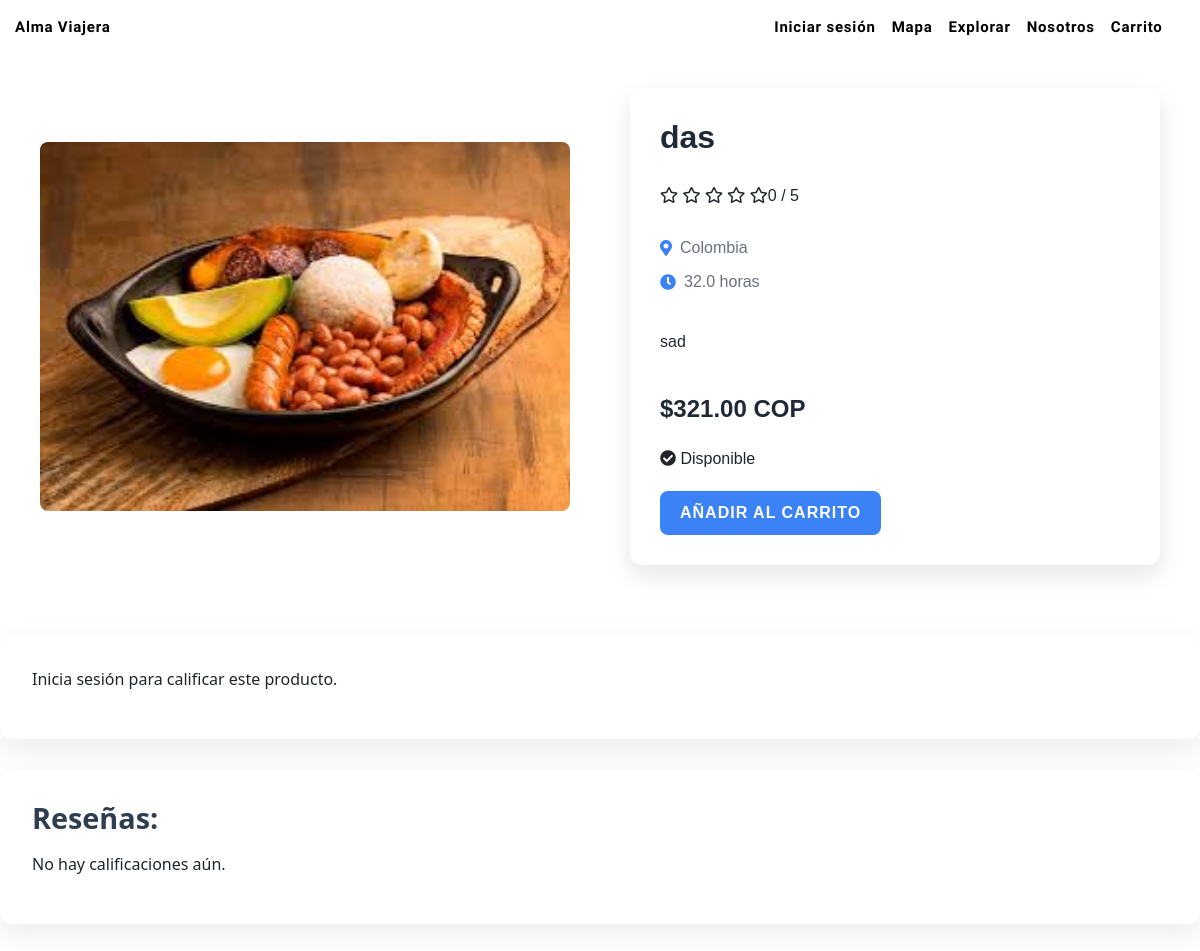
The app's page /item/5/, older data.
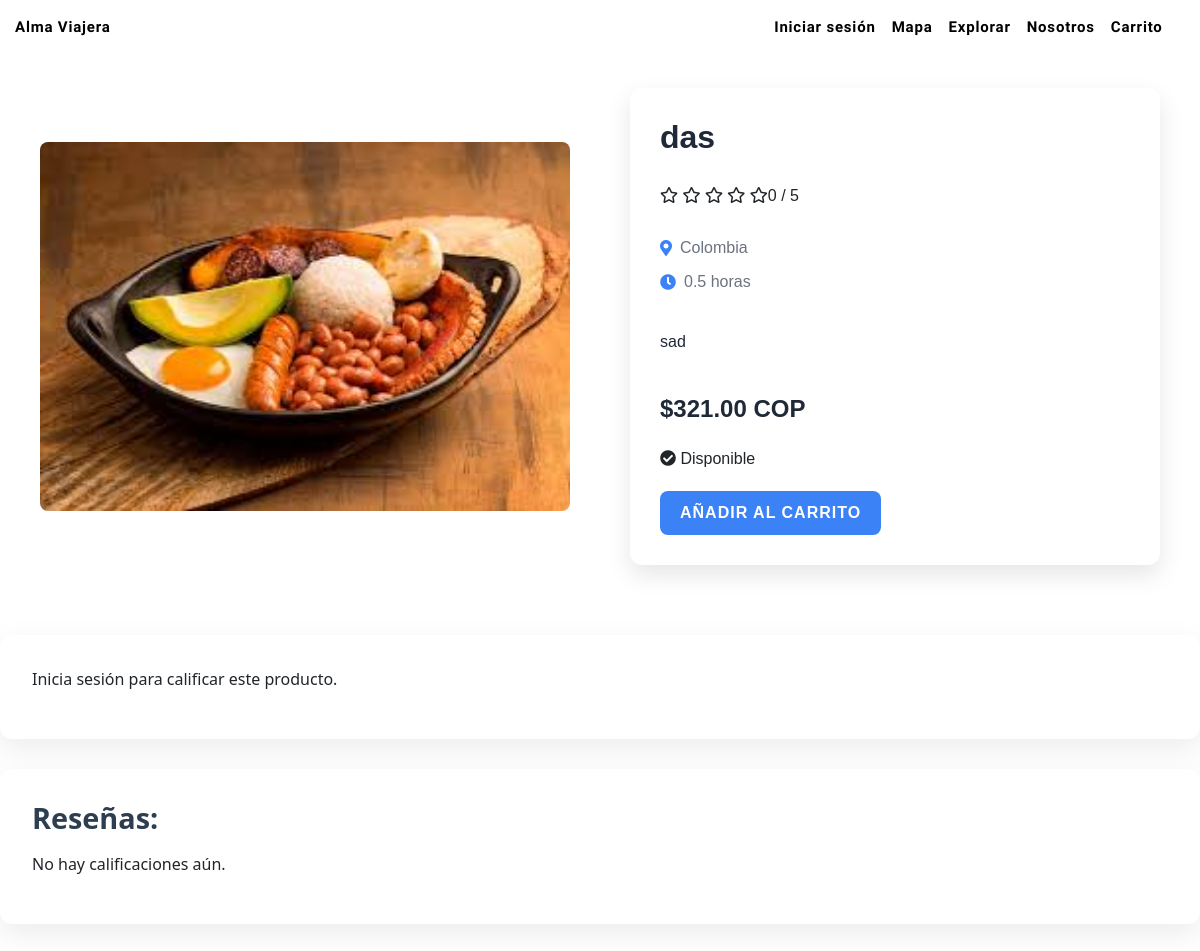
The same page, newer data.
### apps/catalog/models.py (models this page shows, shortened)
class Item(models.Model):
    id = models.AutoField(primary_key=True)
    nombre = models.CharField(max_length=255)
    descripcion = models.TextField()
    precio = models.DecimalField(max_digits=10, decimal_places=2)
    categoria = models.ForeignKey(Categoria, on_delete=models.CASCADE, related_name="items")
    ubicacion = models.CharField(max_length=255, blank=True, null=True)
    imagen = models.ImageField(upload_to="items/", blank=True, null=True)
    tiempo = models.DecimalField(max_digits=4, decimal_places=1, null=True)
    disponibilidad = models.BooleanField(default=True)  # tours/actividades
    stock = models.PositiveIntegerField(blank=True, null=True)  # souvenirs
    vendedor = models.ForeignKey(
        settings.AUTH_USER_MODEL,          # modelo de usuario
        on_delete=models.CASCADE,
        related_name="items_publicados",
    )
    def promedio_calificacion(self):
        calificaciones = self.calificaciones.all()
        if calificaciones.exists():
            return round(sum(c.puntuacion for c in calificaciones) / calificaciones.count(), 2)
        return 0
    def estrellas(self):
        promedio = self.promedio_calificacion() or 0
        llenas = int(promedio)
        media = 1 if (promedio - llenas) >= 0.5 else 0
        vacias = 5 - llenas - media
        return {"llenas": llenas, "media": media, "vacias": vacias}

### apps/catalog/views.py (the view, shortened to what this page needs)
# urls.py: path('item/<int:pk>/', ItemDetailView.as_view(), name='item_detail'),
class ItemDetailView(DetailView):
    model = Item
    template_name = 'catalog/item_detail.html'
    context_object_name = 'item'
    def get_context_data(self, **kwargs):
        context = super().get_context_data(**kwargs)
        item = self.get_object()
        context['calificacion_form'] = CalificacionForm()
        context['promedio_calificacion'] = item.promedio_calificacion()
        context['calificaciones'] = item.calificaciones.all()
        context['rango_estrellas'] = range(1, 6)
        context['estrellas'] = item.estrellas()
        return context

### apps/catalog/templatetags/custom_filters.py (called while the page is built)
@register.filter
def to_range(value):
    return range(value)

### apps/catalog/templates/catalog/item_detail.html (shortened to what this page needs)
{% extends 'base.html' %}
{% load static %}
{% load custom_filters %}
{% block content %}
<link rel="stylesheet" href="{% static 'css/item_detail.css' %}">
<link rel="stylesheet" href="{% static 'css/calificacion.css' %}">
<link href="https://cdnjs.cloudflare.com/ajax/libs/font-awesome/5.15.4/css/all.min.css" rel="stylesheet">
<div class="product-container">
    <div class="product-image">
        <img src="{{ item.imagen.url }}" alt="{{ item.nombre }}">
    </div>
    <div class="product-details-container">
        <div class="product-details">
            <h1 class="product-title">{{ item.nombre }}</h1>
            <div class="product-rating">
                <div class="stars-display">
                    {% for i in estrellas.vacias|to_range %}
                        <i class="far fa-star"></i>
                    {% endfor %}
                </div>
                <span>{{ promedio_calificacion }} / 5</span>
            </div>
            <div class="product-info">
                <div class="info-item">
                    <i class="fas fa-map-marker-alt"></i>
                    <span>{{ item.ubicacion }}</span>
                </div>
                <div class="info-item">
                    <i class="fas fa-clock"></i>
                    <span>{{ item.tiempo }} horas</span>
                </div>
            </div>
            <p class="product-description">
                {{ item.descripcion }}
            </p>
            <div class="product-price">
                <span class="price-value">${{ item.precio }}</span>
                <span class="price-currency">COP</span>
            </div>
            <div class="product-availability">
                {% if item.disponibilidad %}
                    <i class="fas fa-check-circle"></i>
                    <span>Disponible</span>
                {% else %}
                    <i class="fas fa-times-circle"></i>
                    <span>No Disponible</span>
                {% endif %}
            </div>
            <form action="{% url 'cart:agregar_al_carrito' item.id %}" method="post">
                <button type="submit" class="add-to-cart-button">Añadir al Carrito</button>
            </form>
        </div>
    </div>
</div>
<div class="product-rating-form">
    {% if user.is_authenticated %}
        <h3>Califica este producto</h3>
        <form method="post">
            {% csrf_token %}
           <div class="rating-stars">
                {% for i in "12345" %}
                    <input type="radio" id="star{{ i }}" name="puntuacion" value="{{ i }}">
                    <label for="star{{ i }}">&#9733;</label>
                {% endfor %}
           </div>
                        <button type="submit">Calificar</button>
        </form>
    {% else %}
        <p>Inicia sesión para calificar este producto.</p>
    {% endif %}
</div>
<div class="product-reviews">
    <h3>Reseñas:</h3>
    {% for calificacion in calificaciones %}
        <div class="review">
            <p><strong>{{ calificacion.usuario }}</strong> - {{ calificacion.puntuacion }} ★</p>
            <p>{{ calificacion.comentario }}</p>
            <p><small>{{ calificacion.fecha|date:"d M Y H:i" }}</small></p>
        </div>
    {% empty %}
        <p>No hay calificaciones aún.</p>
    {% endfor %}
</div>
{% endblock %}

Row changes from the older to the newer data that the page shows:
changed Item "das": tiempo "32.0" → "0.5"
